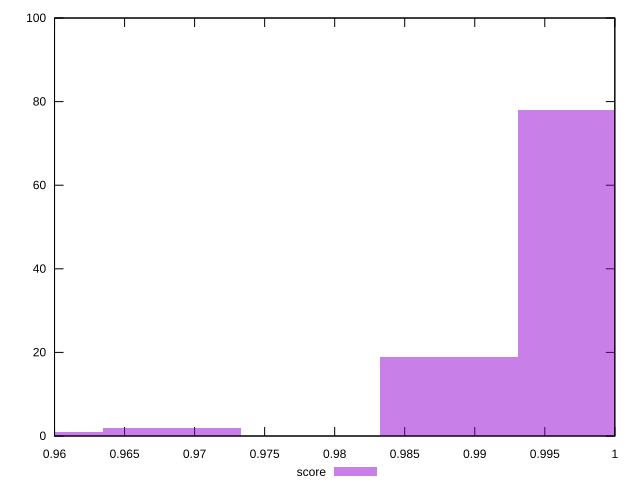

Write the gnuplot code that produced this figure.
reset

$score <<EOF
0.9585122643607347 1
0.9683938340964123 2
0.9980385433034453 78
0.9881569735677677 19
EOF

set key outside below
set boxwidth 0.009881569735677677
set xrange [0.96:1]
set yrange [0:100]
set trange [0:100]
set style fill transparent solid 0.5 noborder
set terminal svg size 640, 490 enhanced background rgb 'white'
set output "report/report_00029_2021-02-24T13-36-40.390Z/first-meaningful-paint/samples/agenda/score/histogram.svg"

plot $score title "score" with boxes

reset
